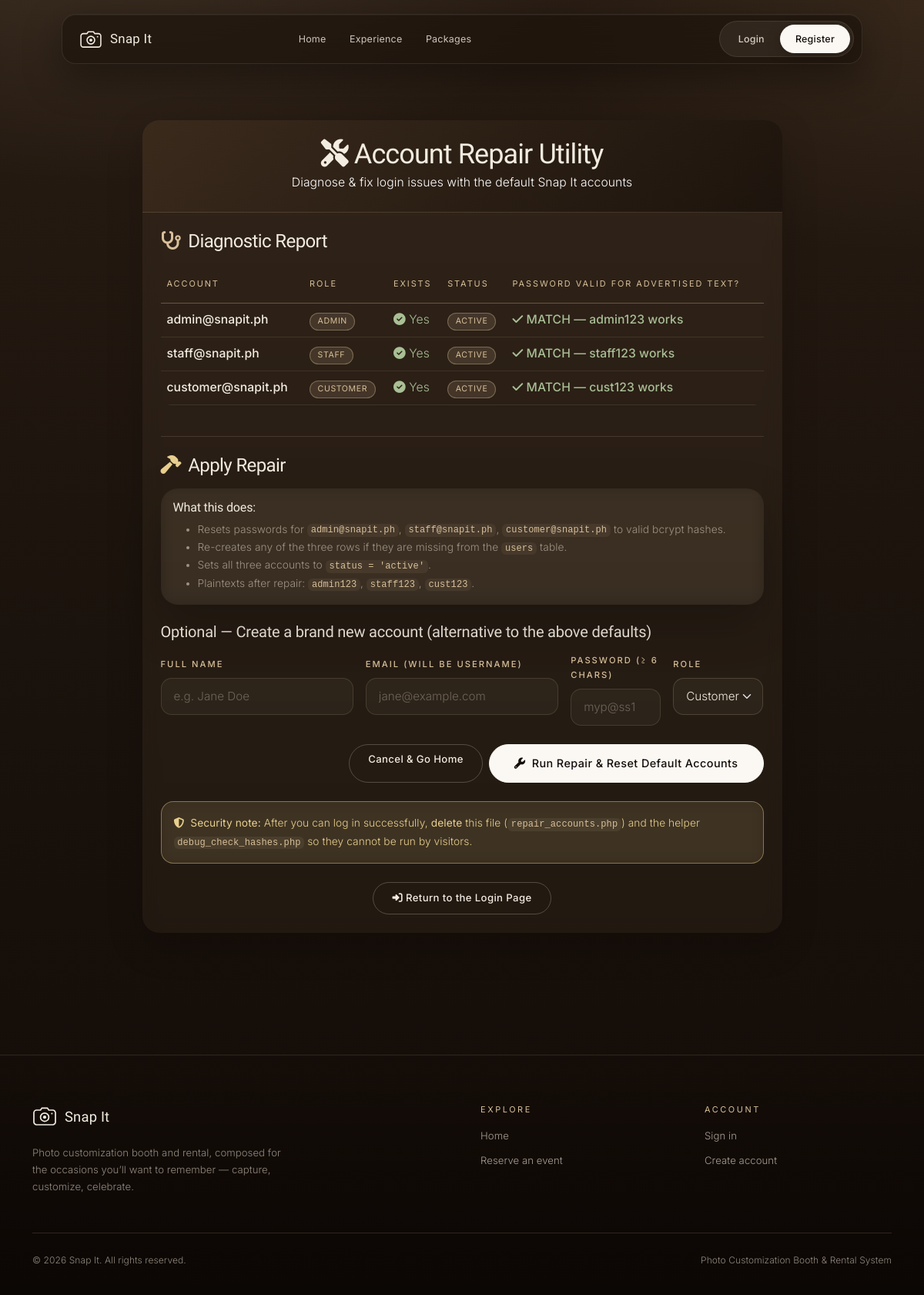
The page /repair_accounts.php on the database its author committed.
### tables this page shows
CREATE TABLE IF NOT EXISTS users (
    user_id INT PRIMARY KEY AUTO_INCREMENT,
    name VARCHAR(150) NOT NULL,
    email VARCHAR(150) NOT NULL UNIQUE,
    password VARCHAR(255) NOT NULL,
    role ENUM('customer','staff','admin') NOT NULL DEFAULT 'customer',
    status ENUM('active','inactive') NOT NULL DEFAULT 'active',
    avatar VARCHAR(255) NULL,
    created_at DATETIME NOT NULL DEFAULT CURRENT_TIMESTAMP
);

### includes/functions.php (called while the page is built, shortened)
<?php
function e($str) {
    return htmlspecialchars((string)$str, ENT_QUOTES, 'UTF-8');
}
function status_badge_class($status) {
    $map = [
        'pending' => 'bg-warning text-dark',
        'confirmed' => 'bg-info text-dark',
        'paid' => 'bg-success',
        'completed' => 'bg-secondary',
        'cancelled' => 'bg-danger',
        'active' => 'bg-primary',
        'inactive' => 'bg-secondary',
        'printed' => 'bg-success',
        'error' => 'bg-danger',
    ];
    return $map[strtolower($status)] ?? 'bg-secondary';
}
function site_base() {
    static $base = null;
    if ($base !== null) return $base;
    $script = str_replace('\\', '/', $_SERVER['SCRIPT_NAME'] ?? '/index.php');
    $root = realpath(dirname(__DIR__));
    $file = !empty($_SERVER['SCRIPT_FILENAME']) ? realpath($_SERVER['SCRIPT_FILENAME']) : false;
    if ($root && $file) {
        $root = str_replace('\\', '/', $root);
        $file = str_replace('\\', '/', $file);
        if (stripos($file, $root . '/') === 0) {
            $depth = substr_count(substr($file, strlen($root) + 1), '/');
            $parts = explode('/', $script);
            $parts = array_slice($parts, 0, max(0, count($parts) - 1 - $depth));
            return $base = rtrim(implode('/', $parts), '/');
        }
    }
    return $base = rtrim(dirname($script), '/');
}
function site_url($path = '') {
    $b = site_base();
    if ($path === '') return $b . '/';
    $path = ltrim($path, '/');
    return $b . '/' . $path;
}

### repair_accounts.php (the view, shortened to what this page needs)
<?php
require_once __DIR__ . '/includes/functions.php';
$messages = [];
$usersTableExists = false;
$connectionOk = false;
$report = [];
try {
    $cfg = @include __DIR__ . '/includes/config.php';
    if (isset($conn) && $conn instanceof mysqli && !mysqli_connect_error()) {
        $connectionOk = true;
    }
} catch (\Throwable $e) {}
if ($connectionOk) {
    $res = @mysqli_query($conn, "SHOW TABLES LIKE 'users'");
    if ($res && mysqli_num_rows($res) > 0) {
        $usersTableExists = true;
    } else {
        $messages[] = "The `users` table doesn't exist yet. Please complete the installer first.";
        $messageType = 'danger';
    }
}
if ($usersTableExists) {
    $checkAccounts = [
        ['email' => 'admin@snapit.ph',    'plain' => 'admin123', 'role' => 'admin',    'name' => 'Admin User'],
        ['email' => 'staff@snapit.ph',    'plain' => 'staff123', 'role' => 'staff',    'name' => 'Staff Member'],
        ['email' => 'customer@snapit.ph', 'plain' => 'cust123',  'role' => 'customer', 'name' => 'Customer Demo'],
    ];
    foreach ($checkAccounts as &$acc) {
        $stmt = mysqli_prepare($conn, "SELECT user_id, email, password, status FROM users WHERE email = ? LIMIT 1");
        mysqli_stmt_bind_param($stmt, 's', $acc['email']);
        mysqli_stmt_execute($stmt);
        $row = mysqli_fetch_assoc(mysqli_stmt_get_result($stmt));
        $acc['exists'] = (bool)$row;
        $acc['status'] = $row['status'] ?? '-';
        $acc['password_matches'] = $row ? password_verify($acc['plain'], $row['password']) : false;
        $acc['new_hash'] = password_hash($acc['plain'], PASSWORD_BCRYPT);
        $report[] = $acc;
    }
}
require __DIR__ . '/includes/header.php';
?>
<div class="container-lg py-5">
    <div class="row justify-content-center">
        <div class="col-lg-9">
            <div class="card shadow-lg border-0">
                <div class="card-header text-center py-4" style="background:linear-gradient(135deg,#3a2a1c,#1d140d);color:#fff;border-radius:var(--bs-card-inner-border-radius) var(--bs-card-inner-border-radius) 0 0;">
                    <h2 class="mb-0"><i class="fa-solid fa-screwdriver-wrench me-2"></i>Account Repair Utility</h2>
                    <p class="mb-0 opacity-90 mt-1">Diagnose &amp; fix login issues with the default Snap It accounts</p>
                </div>
                <div class="card-body p-4">
                    <?php if (!$connectionOk || !$usersTableExists): ?>
                        <div class="alert alert-danger">
                            <h5 class="alert-heading"><i class="fa-solid fa-triangle-exclamation me-1"></i>Cannot proceed</h5>
                            <p class="mb-0">Run the installer first at <a href="<?= e(site_url('install.php')) ?>" class="alert-link">install.php</a>.</p>
                        </div>
                    <?php else: ?>
                        <h4 class="fw-bold mb-3"><i class="fa-solid fa-stethoscope me-1" style="color:var(--snapit-gold)"></i> Diagnostic Report</h4>
                        <div class="table-responsive mb-4">
                            <table class="table align-middle">
                                <thead>
                                    <tr>
                                        <th>Account</th>
                                        <th>Role</th>
                                        <th>Exists</th>
                                        <th>Status</th>
                                        <th>Password valid for advertised text?</th>
                                    </tr>
                                </thead>
                                <tbody>
                                    <?php foreach ($report as $r): ?>
                                        <tr>
                                            <td><strong><?= e($r['email']) ?></strong></td>
                                            <td><span class="badge badge-snapit"><?= e(ucfirst($r['role'])) ?></span></td>
                                            <td><?= $r['exists'] ? '<span class="text-success"><i class="fa-solid fa-circle-check"></i> Yes</span>' : '<span class="text-danger"><i class="fa-solid fa-circle-xmark"></i> No</span>' ?></td>
                                            <td><span class="badge rounded-pill <?= e(status_badge_class($r['status'])) ?>"><?= e(ucfirst($r['status'])) ?></span></td>
                                            <td>
                                                <?php if (!$r['exists']): ?>
                                                    <span class="text-muted">N/A (row missing)</span>
                                                <?php elseif ($r['password_matches']): ?>
                                                    <span class="text-success fw-semibold"><i class="fa-solid fa-check"></i> MATCH — <?= e($r['plain']) ?> works</span>
                                                <?php else: ?>
                                                    <span class="text-danger fw-semibold"><i class="fa-solid fa-xmark"></i> MISMATCH — <?= e($r['plain']) ?> fails (this is the root cause)</span>
                                                <?php endif; ?>
                                            </td>
                                        </tr>
                                    <?php endforeach; ?>
                                </tbody>
                            </table>
                        </div>
                        <hr class="my-4">
                        <form method="POST" action="<?= e($_SERVER['PHP_SELF']) ?>">
                            <h4 class="fw-bold mb-3"><i class="fa-solid fa-hammer me-1" style="color:var(--butter)"></i> Apply Repair</h4>
                            <div class="card bg-light border-0 mb-4">
                                <div class="card-body">
                                    <h6 class="fw-bold mb-2">What this does:</h6>
                                    <ul class="mb-0 small text-muted">
                                        <li>Resets passwords for <code>admin@snapit.ph</code>, <code>staff@snapit.ph</code>, <code>customer@snapit.ph</code> to valid bcrypt hashes.</li>
                                        <li>Re-creates any of the three rows if they are missing from the <code>users</code> table.</li>
                                        <li>Sets all three accounts to <code>status = 'active'</code>.</li>
                                        <li>Plaintexts after repair: <code>admin123</code>, <code>staff123</code>, <code>cust123</code>.</li>
                                    </ul>
                                </div>
                            </div>
                            <h5 class="fw-bold mb-3">Optional &mdash; Create a brand new account (alternative to the above defaults)</h5>
                            <div class="row g-3 mb-4">
                                <div class="col-md-4">
                                    <label class="form-label fw-semibold small">Full Name</label>
                                    <input type="text" name="new_name" class="form-control" placeholder="e.g. Jane Doe">
                                </div>
                                <div class="col-md-4">
                                    <label class="form-label fw-semibold small">Email (will be username)</label>
                                    <input type="email" name="new_email" class="form-control" placeholder="jane@example.com">
                                </div>
                                <div class="col-md-2">
                                    <label class="form-label fw-semibold small">Password (≥ 6 chars)</label>
                                    <input type="text" name="new_password" class="form-control" placeholder="myp@ss1">
                                </div>
                                <div class="col-md-2">
                                    <label class="form-label fw-semibold small">Role</label>
                                    <select name="new_role" class="form-select">
                                        <option value="customer">Customer</option>
                                    </select>
                                </div>
                            </div>
                            <div class="d-grid gap-2 d-md-flex justify-content-md-end">
                                <a href="<?= e(site_url('index.php')) ?>" class="btn btn-outline-secondary">Cancel &amp; Go Home</a>
                                <button type="submit" class="btn btn-snapit btn-lg">
                                    <i class="fa-solid fa-wrench me-2"></i>Run Repair &amp; Reset Default Accounts
                                </button>
                            </div>
                        </form>
                        <div class="alert alert-warning mt-4 mb-0 small">
                            <i class="fa-solid fa-shield-halved me-1"></i>
                            <strong>Security note:</strong> After you can log in successfully, <strong>delete</strong> this file (<code>repair_accounts.php</code>) and the helper <code>debug_check_hashes.php</code> so they cannot be run by visitors.
                        </div>
                        <div class="mt-4 text-center">
                            <a href="<?= e(site_url('users/login.php')) ?>" class="btn btn-outline-primary">
                                <i class="fa-solid fa-right-to-bracket me-1"></i>Return to the Login Page
                            </a>
                        </div>
                    <?php endif; ?>
                </div>
            </div>
        </div>
    </div>
</div>
<?php require __DIR__ . '/includes/footer.php'; ?>

### rows shown on the page
users: email "admin@snapit.ph", role "ADMIN", status "ACTIVE", plain "admin123"

### other values the page prints
$r['email'] "staff@snapit.ph"
$r['role'] "STAFF"
$r['status'] "ACTIVE"
$r['plain'] "staff123"
$r['email'] "customer@snapit.ph"
$r['role'] "CUSTOMER"
$r['plain'] "cust123"
